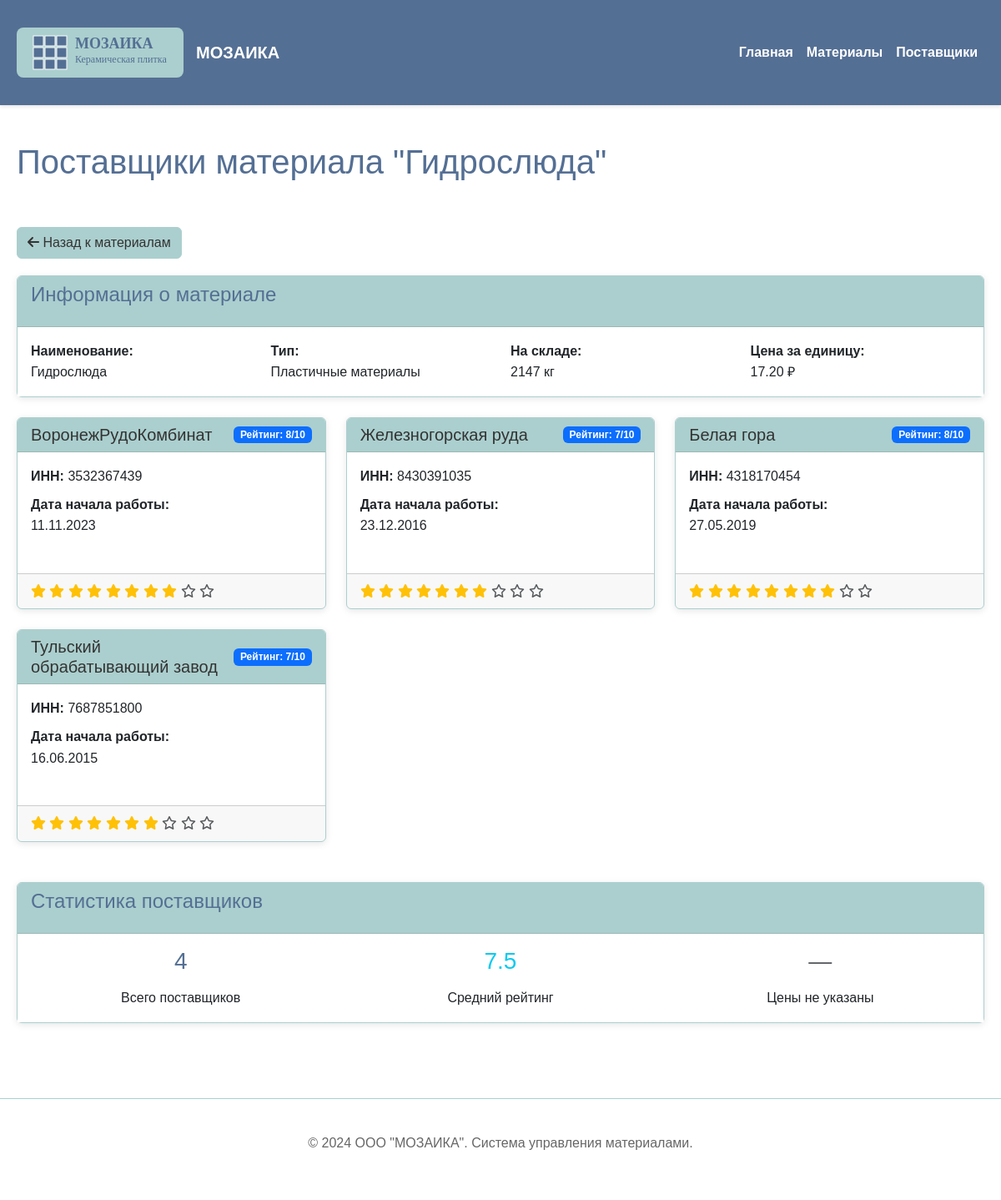
Page /material/3/suppliers on the committed database.
### models.py (models this page shows, shortened)
class Material(db.Model):
    __tablename__ = 'materials'
    id = db.Column(db.Integer, primary_key=True)
    name = db.Column(db.String(200), nullable=False)
    type_id = db.Column(db.Integer, db.ForeignKey('material_types.id'), nullable=False)
    description = db.Column(db.Text)
    unit_of_measure = db.Column(db.String(20), nullable=False)  # единица измерения
    quantity_in_package = db.Column(db.Integer, nullable=False, default=1)  # количество в упаковке
    quantity_in_stock = db.Column(db.Integer, nullable=False, default=0)  # количество на складе
    min_quantity = db.Column(db.Integer, nullable=False, default=0)  # минимальное количество
    price_per_unit = db.Column(db.Numeric(10, 2), nullable=False)  # цена за единицу
    created_at = db.Column(db.DateTime, default=datetime.utcnow)
    updated_at = db.Column(db.DateTime, default=datetime.utcnow, onupdate=datetime.utcnow)

class MaterialType(db.Model):
    __tablename__ = 'material_types'
    id = db.Column(db.Integer, primary_key=True)
    name = db.Column(db.String(100), nullable=False, unique=True)
    description = db.Column(db.Text)
    materials = db.relationship('Material', backref='material_type', lazy=True)

class Supplier(db.Model):
    __tablename__ = 'suppliers'
    id = db.Column(db.Integer, primary_key=True)
    name = db.Column(db.String(200), nullable=False)
    inn = db.Column(db.String(20))
    rating = db.Column(db.Integer, default=5)  # Рейтинг от 1 до 10
    start_date = db.Column(db.Date, default=datetime.utcnow)  # Дата начала работы
    contact_phone = db.Column(db.String(20))
    contact_email = db.Column(db.String(100))

### routes.py (the view)
@app.route('/material/<int:id>/suppliers')
def material_suppliers(id):
    try:
        material = Material.query.get_or_404(id)
        suppliers_query = db.session.query(Supplier, MaterialSupplier).join(
            MaterialSupplier, Supplier.id == MaterialSupplier.supplier_id
        ).filter(MaterialSupplier.material_id == id).all()
        suppliers_data = []
        for supplier, material_supplier in suppliers_query:
            suppliers_data.append({
                'supplier': supplier,
                'material_supplier': material_supplier
            })
        return render_template('suppliers.html',
                             material=material,
                             suppliers=suppliers_data)
    except Exception as e:
        logging.error(f"Error loading suppliers for material {id}: {e}")
        flash('Ошибка при загрузке списка поставщиков', 'error')
        return render_template('error.html', error="Не удалось загрузить список поставщиков")

### templates/suppliers.html (shortened to what this page needs)
{% extends "base.html" %}
{% block page_header %}
<div class="d-flex justify-content-between align-items-center mb-4">
    <h1>
        {% if material %}
            Поставщики материала "{{ material.name }}"
        {% else %}
            Все поставщики
        {% endif %}
    </h1>
</div>
{% endblock %}
{% block content %}
<div class="back-button">
    {% if material %}
        <a href="{{ url_for('materials') }}" class="btn btn-secondary">
            <i class="fas fa-arrow-left"></i> Назад к материалам
        </a>
    {% else %}
        <a href="{{ url_for('index') }}" class="btn btn-secondary">
            <i class="fas fa-arrow-left"></i> На главную
        </a>
    {% endif %}
</div>
{% if material %}
    <div class="card mb-4">
        <div class="card-header">
            <h4>Информация о материале</h4>
        </div>
        <div class="card-body">
            <div class="row">
                <div class="col-md-3">
                    <strong>Наименование:</strong><br>
                    {{ material.name }}
                </div>
                <div class="col-md-3">
                    <strong>Тип:</strong><br>
                    {{ material.material_type.name }}
                </div>
                <div class="col-md-3">
                    <strong>На складе:</strong><br>
                    {{ material.quantity_in_stock }} {{ material.unit_of_measure }}
                </div>
                <div class="col-md-3">
                    <strong>Цена за единицу:</strong><br>
                    {{ "%.2f"|format(material.price_per_unit) }} ₽
                </div>
            </div>
        </div>
    </div>
{% endif %}
{% if suppliers %}
    {% if material %}
        <div class="row">
            {% for supplier_data in suppliers %}
                {% set supplier = supplier_data.supplier %}
                {% set material_supplier = supplier_data.material_supplier %}
                <div class="col-lg-6 col-xl-4 mb-4">
                    <div class="card h-100">
                        <div class="card-header d-flex justify-content-between align-items-center">
                            <h5 class="card-title mb-0">{{ supplier.name }}</h5>
                            <span class="badge bg-primary">Рейтинг: {{ supplier.rating }}/10</span>
                        </div>
                        <div class="card-body">
                            {% if supplier.inn %}
                                <p class="mb-2">
                                    <strong>ИНН:</strong> {{ supplier.inn }}
                                </p>
                            {% endif %}
                            <p class="mb-2">
                                <strong>Дата начала работы:</strong><br>
                                {{ supplier.start_date.strftime('%d.%m.%Y') if supplier.start_date else 'Не указана' }}
                            </p>
                        </div>
                        <div class="card-footer">
                            <div class="d-flex justify-content-between align-items-center">
                                <div class="rating">
                                    {% for i in range(1, 11) %}
                                        {% if i <= supplier.rating %}
                                            <i class="fas fa-star text-warning"></i>
                                        {% else %}
                                            <i class="far fa-star text-muted"></i>
                                        {% endif %}
                                    {% endfor %}
                                </div>
                            </div>
                        </div>
                    </div>
                </div>
            {% endfor %}
        </div>
    {% endif %}
    <div class="row mt-4">
        <div class="col-12">
            <div class="card">
                <div class="card-header">
                    <h4>Статистика поставщиков</h4>
                </div>
                <div class="card-body">
                    {% if material %}
                        {% set avg_rating = suppliers|map(attribute='supplier.rating')|sum / suppliers|length %}
                        {% set supply_prices = suppliers|selectattr('material_supplier.supply_price')|map(attribute='material_supplier.supply_price')|list %}
                        <div class="row">
                            <div class="col-md-4 text-center">
                                <h3 class="text-primary">{{ suppliers|length }}</h3>
                                <p class="mb-0">Всего поставщиков</p>
                            </div>
                            <div class="col-md-4 text-center">
                                <h3 class="text-info">{{ "%.1f"|format(avg_rating) }}</h3>
                                <p class="mb-0">Средний рейтинг</p>
                            </div>
                            <div class="col-md-4 text-center">
                                {% if supply_prices %}
                                    <h3 class="text-success">{{ "%.2f"|format(supply_prices|min) }} ₽</h3>
                                    <p class="mb-0">Лучшая цена</p>
                                {% else %}
                                    <h3 class="text-muted">—</h3>
                                    <p class="mb-0">Цены не указаны</p>
                                {% endif %}
                            </div>
                        </div>
                    {% endif %}
                </div>
            </div>
        </div>
    </div>
{% endif %}
{% endblock %}

### static/css/style.css (style rules this page uses)
body { font-family: 'Comic Sans MS', cursive, sans-serif; background-color: #FFFFFF; color: #333; margin: 0; padding: 0; line-height: 1.6; }
h1, h2, h3, h4, h5, h6 { font-family: 'Comic Sans MS', cursive, sans-serif; color: #546F94; margin-bottom: 15px; }
h1 { font-size: 2.5em; text-align: center; margin-bottom: 30px; }
.btn-secondary { background-color: #ABCFCE; border-color: #ABCFCE; color: #333; font-family: 'Comic Sans MS', cursive, sans-serif; }
.card { border: 1px solid #ABCFCE; box-shadow: 0 2px 8px rgba(0,0,0,0.1); margin-bottom: 20px; }
.card-header { background-color: #ABCFCE; color: #333; font-weight: bold; border-bottom: 1px solid #9bb8b5; }
.card-body { background-color: #FFFFFF; }
.badge { font-family: 'Comic Sans MS', cursive, sans-serif; }
.text-primary { color: #546F94 !important; }
.back-button { margin-bottom: 20px; }

### rows in the picture
Material: name "Гидрослюда", quantity_in_stock "2147", unit_of_measure "кг", price_per_unit "17.20"
MaterialType: material_type.name "Пластичные материалы"
Supplier: name "ВоронежРудоКомбинат", rating "8", inn "3532367439", start_date "11.11.2023"
Supplier: name "Железногорская руда", rating "7", inn "8430391035", start_date "23.12.2016"
Supplier: name "Белая гора", rating "8", inn "4318170454", start_date "27.05.2019"
Supplier: name "Тульский обрабатывающий завод", rating "7", inn "7687851800", start_date "16.06.2015"

### other values in the picture
{{ suppliers|length }} "4"
{{ "%.1f"|format(avg_rating) }} "7.5"
